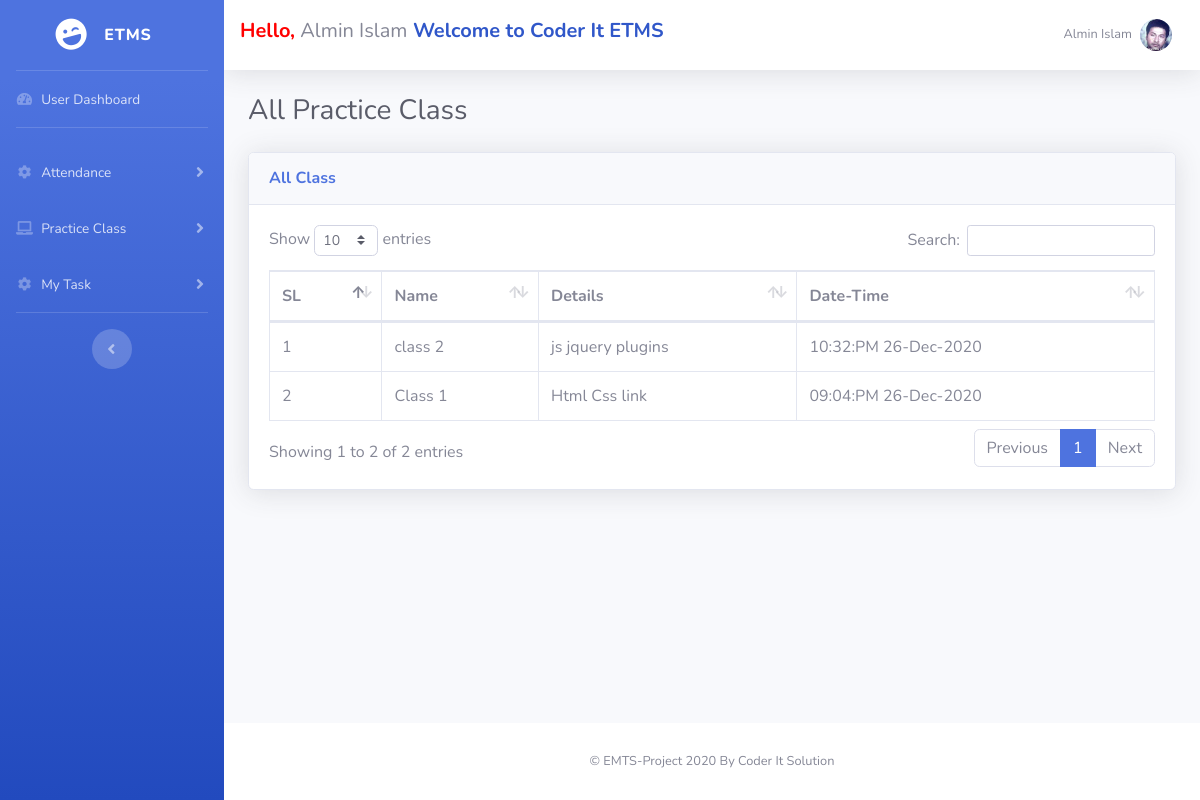
The app's page /ClassAll.php (signed in) with its own data.
### tables this page shows
CREATE TABLE `em_user` (
  `u_id` int(255) NOT NULL,
  `first_name` varchar(255) NOT NULL,
  `last_name` varchar(255) NOT NULL,
  `email` varchar(255) NOT NULL,
  `mobile` varchar(255) NOT NULL,
  `birthday` varchar(255) NOT NULL,
  `blood_group` varchar(255) NOT NULL,
  `father_name` varchar(255) NOT NULL,
  `mother_name` varchar(255) NOT NULL,
  `parents_number` varchar(255) NOT NULL,
  `education` varchar(255) NOT NULL,
  `address` text NOT NULL,
  `password` varchar(255) NOT NULL,
  `register_time` datetime NOT NULL,
  `email_verify` varchar(100) NOT NULL,
  `email_verify_code` varchar(255) NOT NULL,
  `mobile_verify` varchar(100) NOT NULL DEFAULT '0',
  `mobile_verify_code` int(255) NOT NULL,
  `photo` varchar(255) NOT NULL,
  `reset_code` int(11) DEFAULT NULL
);

CREATE TABLE `em_class` (
  `c_id` int(11) NOT NULL,
  `user_id` varchar(100) NOT NULL,
  `class_name` varchar(100) NOT NULL,
  `class_details` text NOT NULL,
  `date_time` datetime NOT NULL
);

### function.php (called while the page is built, shortened)
<?php
	require_once("config.php");
	function em_user($id,$col){
	 	global $pdo;
		$stm=$pdo->prepare("SELECT $col FROM em_user WHERE u_id=?");
		$stm->execute(array($id));
	 	$result=$stm->fetchAll(PDO::FETCH_ASSOC);
	 	return $result[0]["$col"];
	}
 ?>

### ClassAll.php (the view)
<?php   require_once('header.php');
	$user_id = $_SESSION['em_user'][0]['u_id'];
 ?>
    <h1 class="h3 mb-4 text-gray-800">All Practice Class</h1>
                    <div class="card shadow mb-4">
                        <div class="card-header py-3">
                            <h6 class="m-0 font-weight-bold text-primary">All Class</h6>
                        </div>
                        <div class="card-body">
                            <div class="table-responsive">
                                <table class="table table-bordered" id="dataTable" width="100%" cellspacing="0">
                                    <thead>
                                        <tr>
                                            <th>SL</th>
                                            <th>Name</th>
                                            <th>Details</th>
 											<th>Date-Time </th>
                                        </tr>
                                    </thead>
                                    <tbody>
                                    	<?php
                                    		$stm=$pdo->prepare("SELECT * FROM em_class WHERE user_id=? ORDER BY c_id DESC");
                                    		$stm->execute(array($user_id));
                                    		$result = $stm->fetchAll(PDO::FETCH_ASSOC);
                                    		$a=1;
                                    		foreach ($result as $row) :
                                    	 ?>
                                    	<tr>
                                    		<td><?php echo $a;$a++; ?></td>
                                    		<td><?php echo $row['class_name']; ?></td>
                                    		<td><?php echo $row['class_details']; ?></td>
                                    		<td><?php echo date('h:i:A d-M-Y',strtotime($row['date_time'])); ?></td>
                                    	</tr>
                                    	<?php endforeach; ?>
                                    </tbody>
                                </table>
                            </div>
                        </div>
                    </div>
<?php   require_once('footer.php'); ?>

### header.php (shortened to what this page needs)
<?php
	require_once('config.php');
	require_once('function.php');
    $user_id = $_SESSION['em_user'][0]['u_id'];
 ?>
<!DOCTYPE html>
<html lang="en">
<head>
    <link rel="stylesheet" href="admin/assets/bundles/summernote/summernote-bs4.css">
    <link href="assets/vendor/datatables/dataTables.bootstrap4.min.css" rel="stylesheet">
    <link href="assets/vendor/fontawesome-free/css/all.min.css" rel="stylesheet" type="text/css">
    <link href="assets/css/sb-admin-2.min.css" rel="stylesheet">
    <link href="https://cdnjs.cloudflare.com/ajax/libs/jquery-ui-timepicker-addon/1.6.3/jquery-ui-timepicker-addon.min.css" rel="stylesheet">
    <link rel="stylesheet" href="//code.jquery.com/ui/1.12.1/themes/base/jquery-ui.css">
   <link href="assets/css/user.css" rel="stylesheet">
</head>
<body id="page-top">
    <div id="wrapper">
        <ul class="navbar-nav bg-gradient-primary sidebar sidebar-dark accordion" id="accordionSidebar">
            <a class="sidebar-brand d-flex align-items-center justify-content-center" href="index.php">
                <div class="sidebar-brand-icon rotate-n-15">
                    <i class="fas fa-laugh-wink"></i>
                </div>
                <div class="sidebar-brand-text mx-3">ETMS</div>
            </a>
            <hr class="sidebar-divider my-0">
            <li class="nav-item">
                <a class="nav-link" href="index.php">
                    <i class="fas fa-fw fa-tachometer-alt"></i>
                    <span>User Dashboard</span></a>
            </li>
            <hr class="sidebar-divider">
            <li class="nav-item">
                <a class="nav-link collapsed" href="#" data-toggle="collapse" data-target="#collapseTwo"
                    aria-expanded="true" aria-controls="collapseTwo">
                    <i class="fas fa-fw fa-cog"></i>
                    <span>Attendance</span>
                </a>
            </li>
            <li class="nav-item">
                <a class="nav-link collapsed" href="#" data-toggle="collapse" data-target="#collapseFour"
                    aria-expanded="true" aria-controls="collapseFour">
                    <i class="fas fa-fw fa-laptop"></i>
                    <span>Practice Class</span>
                </a>
            </li>
            <li class="nav-item">
                <a class="nav-link collapsed" href="#" data-toggle="collapse" data-target="#collapseThree"
                    aria-expanded="true" aria-controls="collapseThree">
                    <i class="fas fa-fw fa-cog"></i>
                    <span>My Task</span>
                </a>
            </li>
            <hr class="sidebar-divider d-none d-md-block">
            <div class="text-center d-none d-md-inline">
                <button class="rounded-circle border-0" id="sidebarToggle"></button>
            </div>
        </ul>
        <div id="content-wrapper" class="d-flex flex-column">
            <div id="content">
                <nav class="navbar navbar-expand navbar-light bg-white topbar mb-4 static-top shadow">
                    <h5><b style="color:red">Hello,</b> <?php echo em_user($user_id,'first_name')." ".em_user($user_id,'last_name'); ?><b style="color:#3057C9"> Welcome to Coder It ETMS</b> </h5>
                    <ul class="navbar-nav ml-auto">
                        <li class="nav-item dropdown no-arrow">
                            <a class="nav-link dropdown-toggle" href="#" id="userDropdown" role="button"
                                data-toggle="dropdown" aria-haspopup="true" aria-expanded="false">
                                <span class="mr-2 d-none d-lg-inline text-gray-600 small">
                                	<?php
                               			echo em_user($_SESSION['em_user'][0]['u_id'],'first_name')." ".em_user($_SESSION['em_user'][0]['u_id'],'last_name');
                                	 ?>
                            	</span>
                                <img class="img-profile rounded-circle"
                                    src="
                                    <?php
                                    	$photo= em_user($_SESSION['em_user'][0]['u_id'],'photo');
                                    	if($photo == null){
                                    		echo "assets/img/undraw_profile.svg";
                                    	}else{
                                    		echo "profilephotos/".$photo;
                                    	}
                                     ?>
                                    ">
                            </a>
                        </li>
                    </ul>
                </nav>
                <div class="container-fluid">

### records on screen
em_user: first_name "Almin", last_name "Islam", photo (picture)
em_class: class_name "class 2", class_details "js jquery plugins", date_time "10:32:PM 26-Dec-2020"
em_class: class_name "Class 1", class_details "Html Css link", date_time "09:04:PM 26-Dec-2020"
